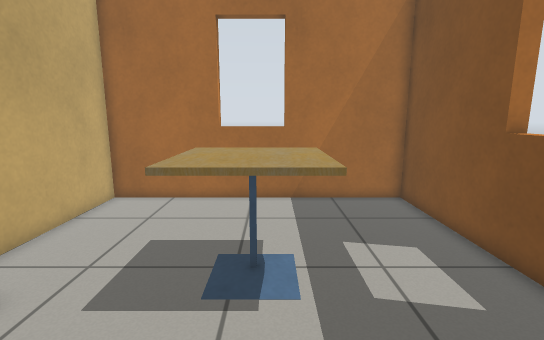
[1] (above)

18 first-person views from a walk through a Gazebo world. The camera is 1 m above the floor, tilts 10° down and sees 85° across. The floor is counted in squares, 0.25 m on a side. Each view is taken from the middle of a square. On the plan, view 1 faces up. The plan holds only what a view shows up to about 20 squares ahead; the rest is blank. The robots in the file are not drawn. Simple patterns stand in for the simulator's built-in surfaces.

[2]
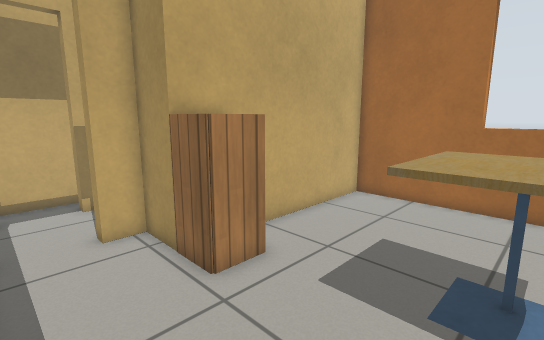

[3]
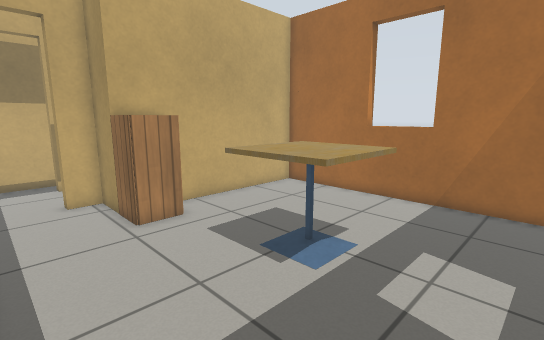

[4]
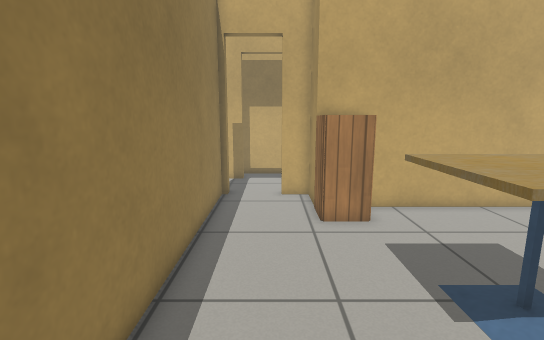

[5]
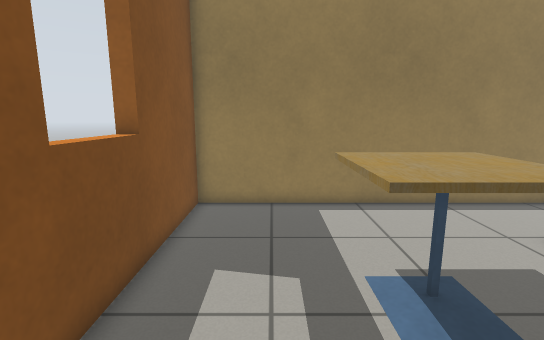

[6]
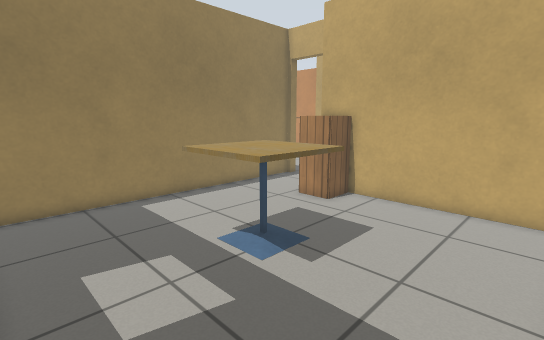

[7]
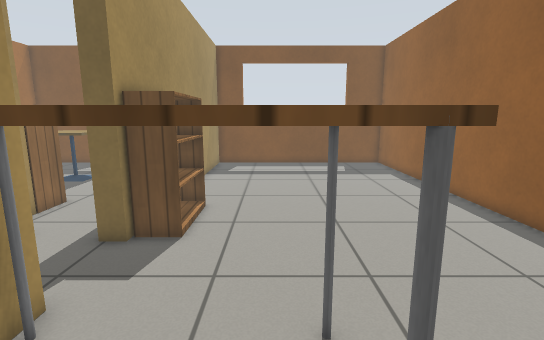

[8]
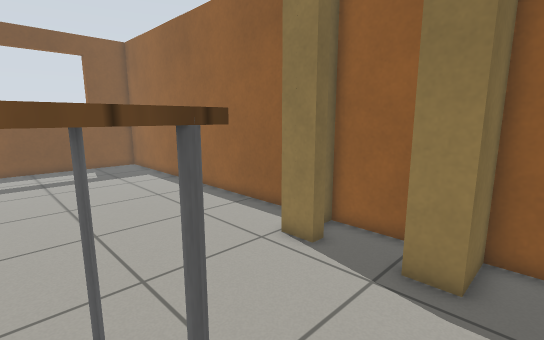

[9]
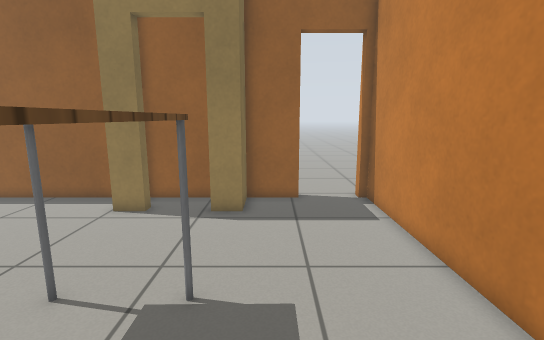

[10]
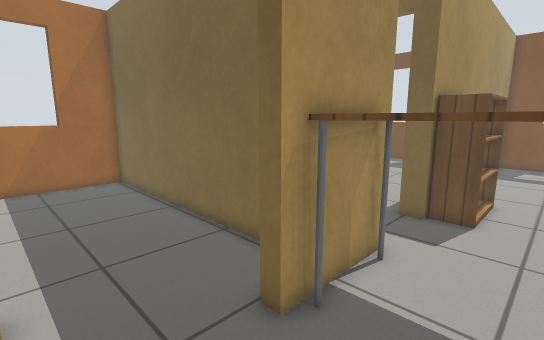

[11]
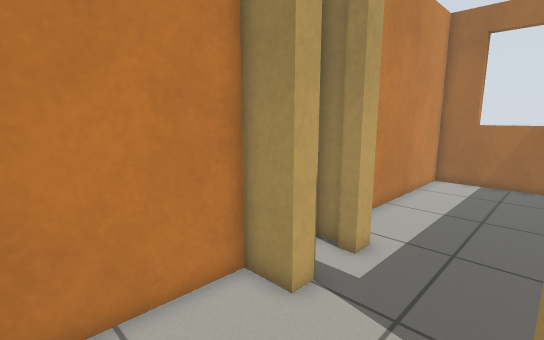

[12]
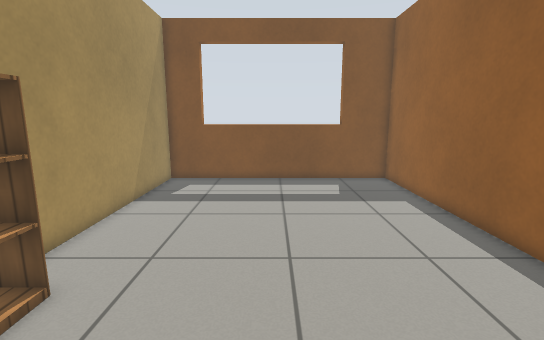

[13]
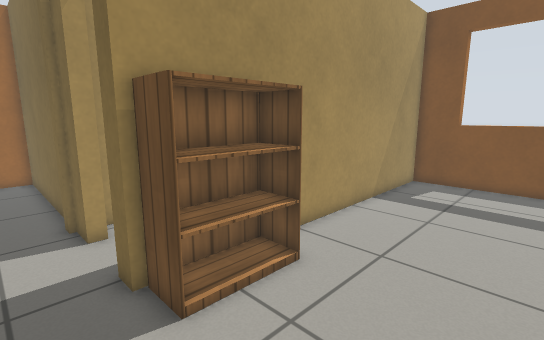

[14]
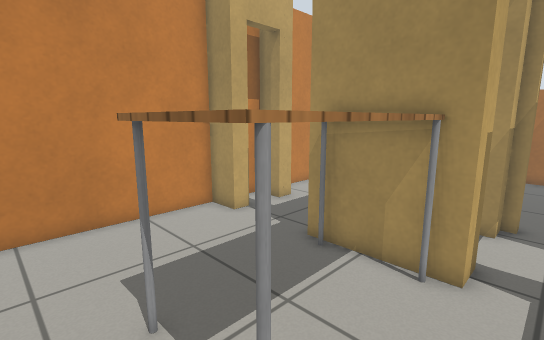

[15]
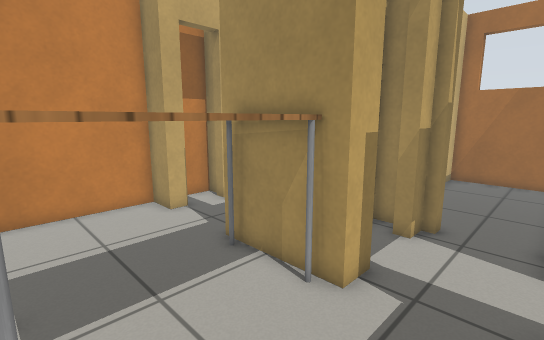

[16]
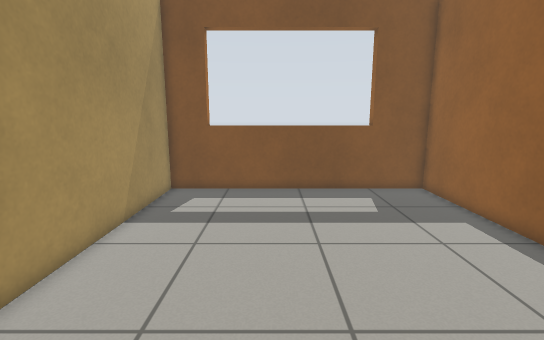

[17]
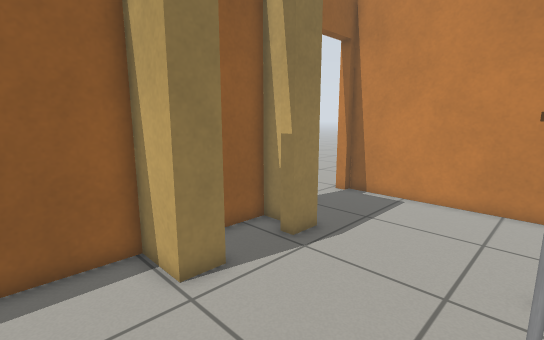

[18]
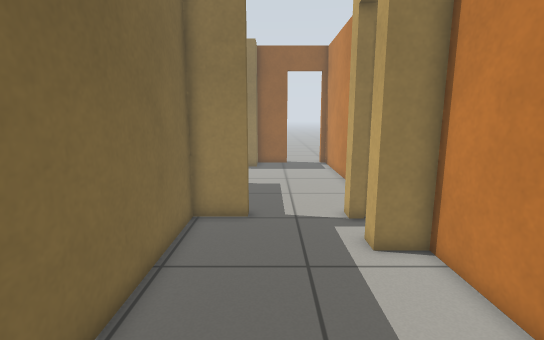

### Floor plan
Ten units are one square. View 1 is at (0, 0); x grows to the right and y downward. Boxes are objects, and circles mark ways between rooms. Rooms are numbered by the first view taken in them; rooms with no view inside come last. Other rooms are left out.
<svg viewBox="-253 -151 323 316">
<path fill="none" stroke="#000" d="M-102 4 -102 6 65 6 65 -146 -80 -146 -80 -39 -102 -39 -102 -25M-145 133 -131 133 -131 156 65 156 65 13 -108 13 -108 4M-144 -1 -144 13 -190 13M-108 -25 -108 -40M-144 -39 -144 -29M-214 156 -187 156 -187 133 -174 133M-231 13 -248 13 -248 156M-231 4 -231 13M-190 13 -190 6 -168 6 -168 -146 -248 -146 -248 -25 -231 -25 -231 -16M-181 146 -181 156 -137 156 -137 150"/>
<rect x="-75" y="-65" width="20" height="30" fill="#bbb"><title>cabinet</title></rect>
<rect x="-25" y="-95" width="40" height="50" fill="#bbb"><title>cafe table</title></rect>
<rect x="-185" y="15" width="40" height="60" fill="#bbb"><title>table</title></rect>
<rect x="-105" y="15" width="40" height="20" fill="#bbb"><title>bookshelf</title></rect>
<circle cx="-105" cy="-10" r="3" fill="#2a7"/>
<circle cx="-210" cy="10" r="3" fill="#2a7"/>
<circle cx="-160" cy="135" r="3" fill="#2a7"/>
<text x="-10" y="-70">1</text>
<text x="-90" y="80">2</text>
<text x="-210" y="-70">3</text>
<text x="-160" y="150">4</text>
</svg>
Room 1 opens to room 2. Room 2 opens to room 3. Room 2 opens to room 4.

Where each view was taken, in squares from view 1:
view 1: 0 up, 0 right, facing up
view 2: 0 up, 0 right, facing up-left
view 3: 0 up, 5 right, facing up-left
view 4: 2 up, 5 right, facing left
view 5: 13 up, 3 right, facing down
view 6: 14 up, 6 right, facing down-left
view 7: 6 down, 20 left, facing right
view 8: 6 down, 20 left, facing down-right
view 9: 1 down, 20 left, facing down
view 10: 5 down, 23 left, facing up-right
view 11: 6 down, 19 left, facing up-left
view 12: 8 down, 13 left, facing right
view 13: 8 down, 13 left, facing up-right
view 14: 9 down, 13 left, facing up-left
view 15: 7 down, 11 left, facing up-left
view 16: 7 down, 10 left, facing right
view 17: 7 down, 10 left, facing down-left
view 18: 11 up, 20 left, facing down
